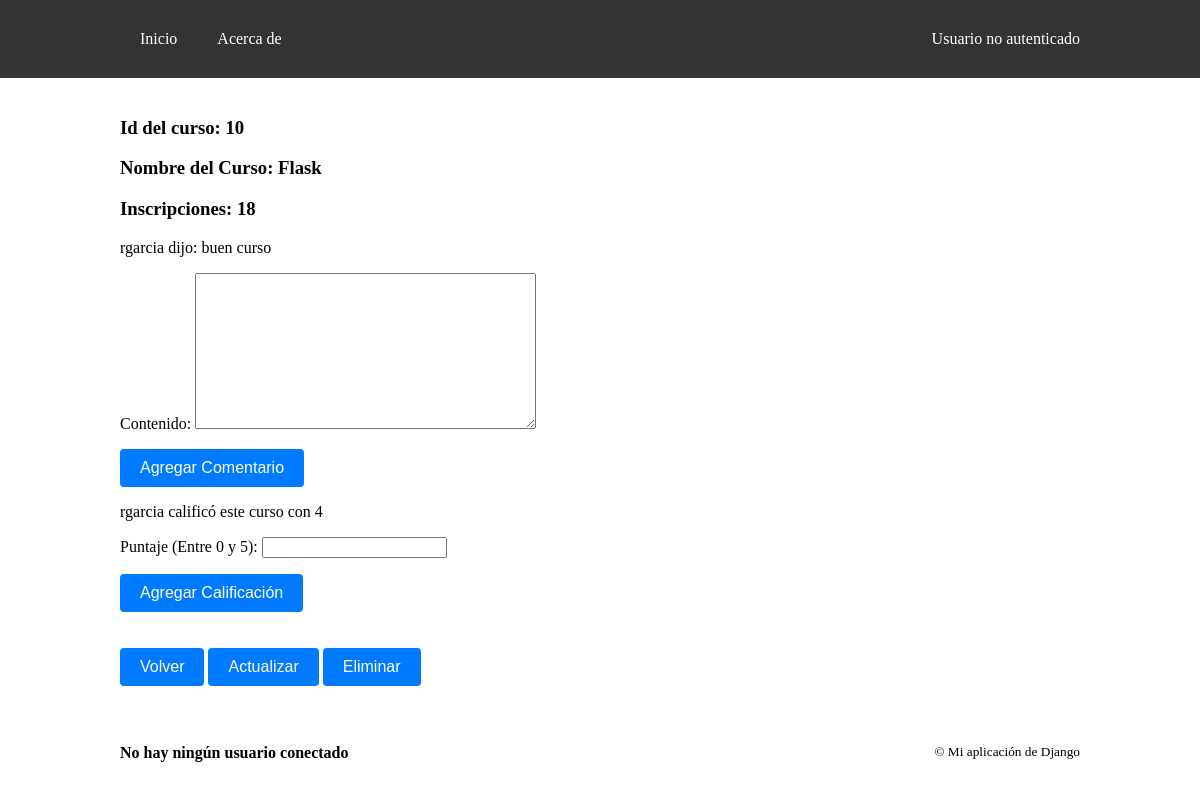
The page /myapp/curso/10 on the database its author committed.
### myapp/models.py (models this page shows)
class Curso(models.Model):
    TURNOS = (
            ("Mañana", "Mañana"),
            ("Tarde", "Tarde"),
            ("Noche", "Noche")
        )
    nombre = models.CharField(max_length=128)
    inscripciones = models.IntegerField()
    turno = models.CharField(max_length=128, choices=TURNOS, default=1)
    profesor = models.ForeignKey(Profesor, on_delete=models.SET_NULL, null=True, related_name="cursos")

class Comentario(models.Model):
    usuario = models.ForeignKey(User, on_delete=models.CASCADE)
    curso = models.ForeignKey(Curso, on_delete=models.CASCADE)
    contenido = models.TextField()
    fecha_publicacion = models.DateTimeField(auto_now_add=True)

class Calificacion(models.Model):
    usuario = models.ForeignKey(User, on_delete=models.CASCADE)
    curso = models.ForeignKey(Curso, on_delete=models.CASCADE)
    puntaje = models.IntegerField()

### myapp/views.py (the view)
# urls.py: path("curso/<int:pk>", views.curso, name="curso"),
def curso(request, pk):
    try:
        curso = Curso.objects.get(id=pk)
        comentarios = Comentario.objects.filter(curso=curso)
        calificaciones = Calificacion.objects.filter(curso=curso)
        comentario_form = ComentarioForm()
        calificacion_form = CalificacionForm()
    except Curso.DoesNotExist:
        raise Http404
    ctx = {
        "curso": curso,
        "comentarios": comentarios,
        "calificaciones": calificaciones,
        "comentario_form": comentario_form,
        "calificacion_form": calificacion_form
        }
    return render(request, "myapp/curso.html", ctx)

### myapp/forms.py (shortened to what this page needs)
class ComentarioForm(forms.ModelForm):
    class Meta:
        model = Comentario
        fields = ['contenido']

class CalificacionForm(forms.ModelForm):
    class Meta:
        model = Calificacion
        fields = ['puntaje']
        labels = {'puntaje': 'Puntaje (Entre 0 y 5)'}

### myapp/templates/myapp/curso.html (shortened to what this page needs)
{% extends "myapp/layout.html" %}
{% block content %}
<h3>Id del curso: {{ curso.id }}</h3>
<h3>Nombre del Curso: {{ curso.nombre }}</h3>
<h3>Inscripciones: {{ curso.inscripciones }}</h3>
{% for comentario in comentarios %}
    <p>{{ comentario.usuario.username }} dijo: {{ comentario.contenido }}</p>
{% empty %}
    <p>No hay comentarios para este curso</p>
{% endfor %}
<form method="post" action="{% url 'agregar_comentario' curso.id %}">
    {{ comentario_form.as_p }}
    <button type="submit">Agregar Comentario</button>
</form>
{% for calificacion in calificaciones %}
    <p>{{ calificacion.usuario.username }} calificó este curso con {{ calificacion.puntaje }}</p>
{% empty %}
    <p>No hay calificaciones para este curso</p>
{% endfor %}
<form method="post" action="{% url 'agregar_calificacion' curso.id %}">
    {{ calificacion_form.as_p }}
    <button type="submit">Agregar Calificación</button>
</form>
<br><br>
<a href="{% url 'cursos' %}"><button>Volver</button></a>
<a href="{% url 'actualizar_curso' curso.id %}"><button>Actualizar</button></a>
<a href="{% url 'eliminar_curso' curso.id %}"><button>Eliminar</button></a>
<br>
{% endblock %}

### myapp/static/myapp/styles.css (style rules this page uses)
body { margin: 0; padding: 0; }
button { background-color: #007bff; color: #fff; padding: 10px 20px; font-size: 16px; border: none; border-radius: 4px; cursor: pointer; }

### rows shown on the page
Curso: id "10", nombre "Flask", inscripciones "18"
Comentario: usuario.username "rgarcia", contenido "buen curso"
Calificacion: usuario.username "rgarcia", puntaje "4"
